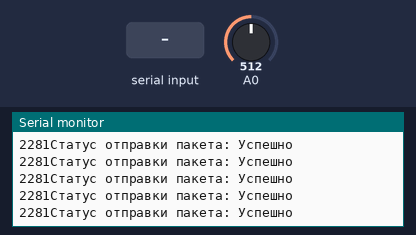
Simulated run of this sketch. Board: ESP8266 (NodeMCU). On the bench: the last lines printed to the serial monitor. Inputs (shaded band) come from the test bench; at power-on: A0 = 512. EEPROM starts erased.

Above: at 1.2 s.
1.3 s: "1" received over the second serial link
3.8 s: A0 set to 716
At 4.7 s:
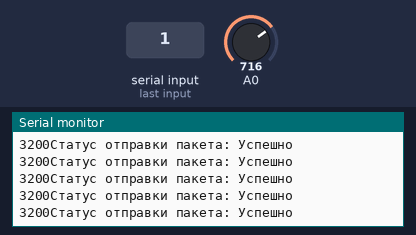
5.3 s: "0" received over the second serial link
6.8 s: A0 set to 900
At 7.3 s:
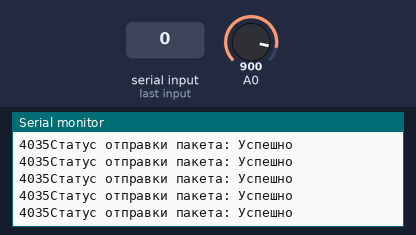
Timing chart, 0 to 9.3 s (numbered marks = the images above; inputs shaded):
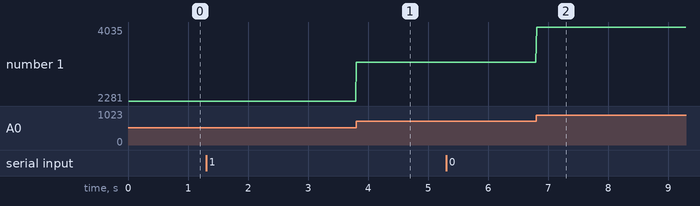

The sketch:

SlaveSensor-HIH4000.ino
```cpp
double mapf(double x, double in_min, double in_max, double out_min, double out_max)
{
    return (x - in_min) * (out_max - out_min) / (in_max - in_min) + out_min;
}
#include <SoftwareSerial.h>

#define MYPORT_TX 0
#define MYPORT_RX 4

EspSoftwareSerial::UART myPort;
uint8_t mac[] = {0x11, 0x11, 0x11, 0x11, 0x11, 0x11};


#include <EEPROM.h>
#include <ESP8266WiFi.h>
#include <espnow.h>

int SensorValue;
unsigned long lastTime = 0;
unsigned long timerDelay = 10;

bool ReadMac=true;

void OnDataSent(uint8_t *mac_addr, uint8_t sendStatus) {
  Serial.print("Статус отправки пакета: ");
  if (sendStatus == 0) {
    Serial.println("Успешно");
  } else {
    Serial.println("Ошибка");
  }
}
void setup() {
  Serial.begin(115200);
  myPort.begin(38400, SWSERIAL_8N1, MYPORT_RX, MYPORT_TX, false);
  if (!myPort) { // If the object did not initialize, then its configuration is invalid
    Serial.println("Invalid EspSoftwareSerial pin configuration, check config");
    while (1) { // Don't continue with invalid configuration
      delay (1000);
    }
  }
  EEPROM.begin(64);
  EEPROM.get(0, mac);
  Serial.println(mac[0]);
  Serial.println(mac[1]);


  WiFi.mode(WIFI_STA);
  if (esp_now_init() != 0) {
    Serial.println("Ошибка инициализации ESP-NOW");
    return;
  }
  // Устанавливаем роль отправителя
  esp_now_set_self_role(ESP_NOW_ROLE_CONTROLLER);
  // Регистрируем callback-функцию OnDataSent для отслеживания статуса отправки
  esp_now_register_send_cb(OnDataSent);
  // Добавляем получателя (партнера) по указанному MAC-адресу
  esp_now_add_peer(mac, ESP_NOW_ROLE_SLAVE, 1, NULL, 0);
        Serial.print(mac[0],HEX);
      Serial.print(mac[1],HEX);
      Serial.print(mac[2],HEX);
      Serial.print(mac[3],HEX);
      Serial.print(mac[4],HEX);
      Serial.println(mac[5],HEX);
}
void loop() {
  if ((millis() - lastTime) > timerDelay) {
    SensorValue = analogRead(0)*1.18;
    SensorValue = mapf(SensorValue,256,1000,948,3798);
    SensorValue = min(max(SensorValue,0),4095);
    Serial.print(SensorValue);

    esp_now_send(mac, (uint8_t *)&SensorValue, sizeof(SensorValue));
    lastTime = millis();
  }
  if(myPort.available())
     if (myPort.readBytes((byte*)&mac, sizeof(mac))) {
      Serial.print(mac[0],HEX);
      Serial.print(mac[1],HEX);
      Serial.print(mac[2],HEX);
      Serial.print(mac[3],HEX);
      Serial.print(mac[4],HEX);
      Serial.println(mac[5],HEX);
      EEPROM.put(0, mac);
      EEPROM.commit();
      }
}
```

Measured:
- after the input at 3.8 s, the serial monitor: prints a new line at once (image 1)
- after the input at 6.8 s, the serial monitor: prints a new line at once (image 2)
- plotted number 1: 2281 → 3200 after the input at 3.8 s, 3200 → 4035 after the input at 6.8 s
